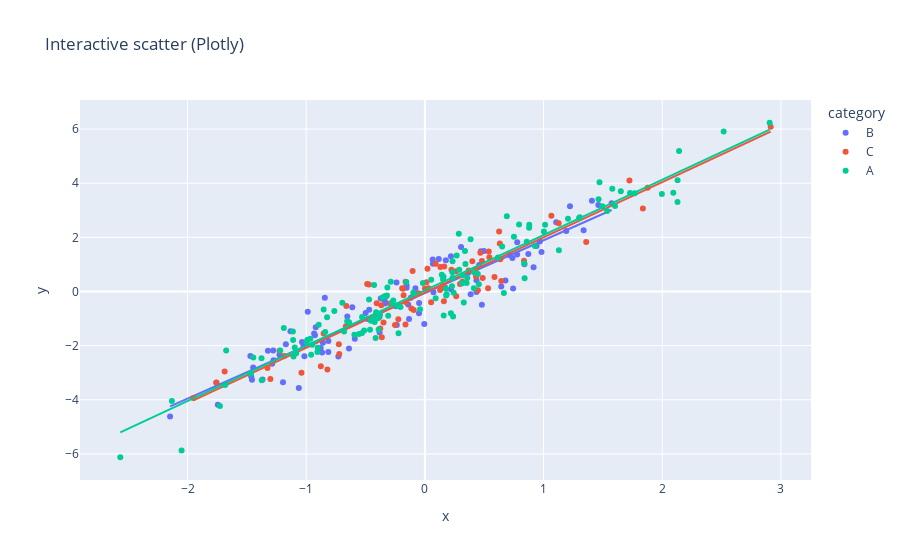

Here is the notebook cell this chart was saved with:
### Code cell
# Interactive Plotly chart (optional)
try:
    import plotly.express as px

    fig = px.scatter(df, x='x', y='y', color='category', trendline='ols',
                     title='Interactive scatter (Plotly)')
    fig.show()
except ImportError:
    print('Plotly not installed. Install with: pip install plotly')
